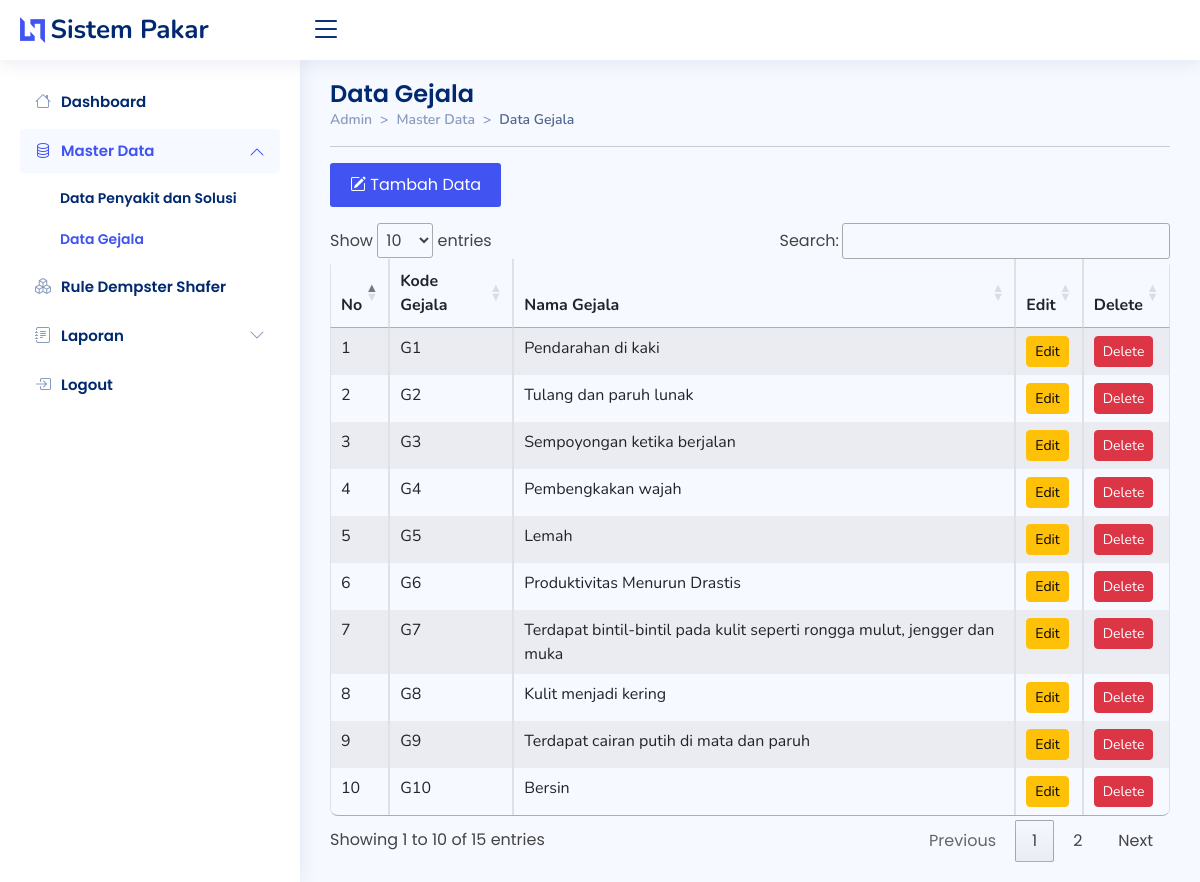
Screenshot of /admin/gejala/gejala.php with the database file from the repository.
### tables this page shows
CREATE TABLE `tb_gejala` (
  `id` int(11) NOT NULL,
  `kdgejala` varchar(3) DEFAULT NULL,
  `gejala` text DEFAULT NULL
);

### admin/gejala/gejala.php (the view, shortened to what this page needs)
<!DOCTYPE html>
<html lang="en">
<head>
  <link href="../../assets/vendor/bootstrap/css/bootstrap.min.css" rel="stylesheet">
  <link rel="stylesheet" href="https://cdn.jsdelivr.net/npm/bootstrap-icons@1.10.2/font/bootstrap-icons.css">
  <link href="../../assets/vendor/boxicons/css/boxicons.min.css" rel="stylesheet">
  <link href="../../assets/vendor/quill/quill.snow.css" rel="stylesheet">
  <link href="../../assets/vendor/quill/quill.bubble.css" rel="stylesheet">
  <link href="../../assets/vendor/remixicon/remixicon.css" rel="stylesheet">
  <link href="../../assets/vendor/simple-datatables/style.css" rel="stylesheet">
  <link rel="stylesheet" href="https://cdn.datatables.net/1.12.1/css/jquery.dataTables.min.css">
  <link href="../../assets/css/style.css" rel="stylesheet">
</head>
<body>
  <header id="header" class="header fixed-top d-flex align-items-center">
    <div class="d-flex align-items-center justify-content-between">
      <a href="../index.php" class="logo d-flex align-items-center">
        <img src="../assets/img/logo.png" alt="">
        <span class="d-none d-lg-block">Sistem Pakar</span>
      </a>
      <i class="bi bi-list toggle-sidebar-btn"></i>
    </div>
  </header>
  <aside id="sidebar" class="sidebar">
    <ul class="sidebar-nav" id="sidebar-nav">
      <li class="nav-item">
        <a class="nav-link collapsed" href="../index.php">
          <i class="bi bi-house"></i>
          <span>Dashboard</span>
        </a>
      </li>
      <li class="nav-item">
        <a class="nav-link" data-bs-target="#components-nav" data-bs-toggle="collapse" href="#">
          <i class="bi bi-database"></i><span>Master Data</span><i class="bi bi-chevron-down ms-auto"></i>
        </a>
        <ul id="components-nav" class="nav-content collapse show" data-bs-parent="#sidebar-nav">
          <li>
            <a href="../penyakit/penyakit.php">
              <span>Data Penyakit dan Solusi</span>
            </a>
          </li>
          <li>
            <a href="../gejala/gejala.php" class="active">
              <span>Data Gejala</span>
            </a>
          </li>
        </ul>
      </li>
      <li class="nav-item">
        <a class="nav-link collapsed" href="../rules/rules.php">
          <i class="bi bi-boxes"></i>
          <span>Rule Dempster Shafer</span>
        </a>
      </li>
      <li class="nav-item">
        <a class="nav-link collapsed" data-bs-target="#forms-nav" data-bs-toggle="collapse" href="#">
          <i class="bi bi-journal-text"></i><span>Laporan</span><i class="bi bi-chevron-down ms-auto"></i>
        </a>
      </li>
      <li class="nav-item">
        <a class="nav-link collapsed" href="javascript:;" data-bs-toggle="modal" data-bs-target="#logoutmodal">
          <i class="bi bi-box-arrow-in-right"></i>
          <span>Logout</span>
        </a>
      </li>
    </ul>
  </aside>
  <main id="main" class="main">
    <div class="pagetitle">
      <h1>Data Gejala</h1>
      <nav style="--bs-breadcrumb-divider: '>';">
        <ol class="breadcrumb">
          <li class="breadcrumb-item"><a href="../index.html">Admin</a></li>
          <li class="breadcrumb-item">Master Data</li>
          <li class="breadcrumb-item active">Data Gejala</li>
        </ol>
      </nav>
      <hr>
    </div>
    <section>
      <div class="row">
        <div class="col-md-12">
          <button type="button" class="tambah btn-md mb-3" data-bs-toggle="modal" data-bs-target="#tambahmodal"><i class="bi bi-pencil-square"></i> Tambah Data</button>
          <div class="table-responsive">
            <table id="myTable" class="table table-striped table-hover table-bordered">
              <thead>
                <tr>
                  <th>No</th>
                  <th>Kode Gejala</th>
                  <th>Nama Gejala</th>
                  <th>Edit</th>
                  <th>Delete<input type="hidden" id="texthapus"></th>
                </tr>
              </thead>
              <tbody>
                <?php
                include "../koneksi.php";
                $sql = "SELECT * FROM tb_gejala  ORDER BY id";
                $qry = mysqli_query($koneksi, $sql) or die("SQL Error" . mysqli_error($koneksi));
                $no = 0;
                while ($data = mysqli_fetch_array($qry)) {
                  $no++;
                ?>
                  <tr>
                    <td><?php echo $no; ?></td>
                    <td><?php echo $data['kdgejala']; ?></td>
                    <td><?php echo $data['gejala']; ?></td>
                    <td><a href="./editgejala.php?id=<?php echo $data['id']; ?>" class="btn btn-warning btn-sm">Edit</a></td>
                    <td><a onClick="return HapusData('<?php echo $data['id']; ?>');" class="btn btn-danger btn-sm" data-bs-toggle="modal" data-bs-target="#hapusmodal">Delete</a>
                    </td>
                  </tr><?php } ?>
              </tbody>
            </table>
          </div>
        </div>
      </div>
    </section>
  </main>
</body>
</html>

### assets/css/style.css (style rules this page uses)
:root { scroll-behavior: smooth; }
body { font-family: "Poppins", sans-serif; background: #f6f9ff; color: #444444; }
a { color: #4154f1; text-decoration: none; }
.tambah { color: #4154f1; text-decoration: none; }
span { font-family: "Poppins", sans-serif; }
h1, h2, h3, h4, h5, h6 { font-family: "Poppins", sans-serif; }
#main { margin-top: 60px; padding: 20px 30px; transition: all 0.3s; }
.pagetitle { margin-bottom: 10px; }
.pagetitle h1 { font-size: 24px; margin-bottom: 0; font-weight: 600; color: #012970; }
.breadcrumb { font-size: 14px; font-family: "Nunito", sans-serif; color: #899bbd; font-weight: 600; }
.breadcrumb a { color: #899bbd; transition: 0.3s; }
.breadcrumb .breadcrumb-item::before { color: #899bbd; }
.breadcrumb .active { color: #51678f; font-weight: 600; }
.logo { line-height: 1; }
@media (min-width: 1200px) { .logo { width: 280px; } }
.logo img { max-height: 26px; margin-right: 6px; }
.logo span { font-size: 26px; font-weight: 700; color: #012970; font-family: "Nunito", sans-serif; }
.header { transition: all 0.5s; z-index: 997; height: 60px; box-shadow: 0px 2px 20px rgba(1, 41, 112, 0.1); background-color: #fff; padding-left: 20px; }
.header .toggle-sidebar-btn { font-size: 32px; padding-left: 10px; cursor: pointer; color: #012970; }
.sidebar { position: fixed; top: 60px; left: 0; bottom: 0; width: 300px; z-index: 996; transition: all 0.3s; padding: 20px; overflow-y: auto; scrollbar-width: thin; scrollbar-color: #aab7cf transparent; box-shadow: 0px 0px 20px rgba(1, 41, 112, 0.1); background-color: #fff; }
@media (min-width: 1200px) { #main, #footer { margin-left: 300px; } }
.sidebar-nav { padding: 0; margin: 0; list-style: none; }
.sidebar-nav li { padding: 0; margin: 0; list-style: none; }
.sidebar-nav .nav-item { margin-bottom: 5px; }
.sidebar-nav .nav-link { display: flex; align-items: center; font-size: 15px; font-weight: 600; color: #4154f1; transition: 0.3; background: #f6f9ff; padding: 10px 15px; border-radius: 4px; }
.sidebar-nav .nav-link i { font-size: 16px; margin-right: 10px; color: #4154f1; }
.sidebar-nav .nav-link.collapsed { color: #012970; background: #fff; }
.sidebar-nav .nav-link.collapsed i { color: #899bbd; }
.sidebar-nav .nav-link .bi-chevron-down { margin-right: 0; transition: transform 0.2s ease-in-out; }
.sidebar-nav .nav-link:not(.collapsed) .bi-chevron-down { transform: rotate(180deg); }
.sidebar-nav .nav-content { padding: 5px 0 0 0; margin: 0; list-style: none; }
.sidebar-nav .nav-content a { display: flex; align-items: center; font-size: 14px; font-weight: 600; color: #012970; transition: 0.3; padding: 10px 0 10px 40px; transition: 0.3s; }
.sidebar-nav .nav-content a:hover, .sidebar-nav .nav-content a.active { color: #4154f1; }

### admin/gejala/gejala.php (style rules this page uses)
.table { border-radius: 40px; overflow: hidden; font-family: "Nunito", sans-serif; border-radius: 8px; overflow: hidden; }
.tambah { background-color: #4154f1; border: none; color: white; padding: 10px 20px; border-radius: 3px; }

### rows the page displays
tb_gejala: kdgejala "G1", gejala "Pendarahan di kaki"
tb_gejala: kdgejala "G2", gejala "Tulang dan paruh lunak"
tb_gejala: kdgejala "G3", gejala "Sempoyongan ketika berjalan"
tb_gejala: kdgejala "G4", gejala "Pembengkakan wajah"
tb_gejala: kdgejala "G5", gejala "Lemah"
tb_gejala: kdgejala "G6", gejala "Produktivitas Menurun Drastis"
tb_gejala: kdgejala "G7", gejala "Terdapat bintil-bintil pada kulit seperti rongga mulut, jengger dan muka"
tb_gejala: kdgejala "G8", gejala "Kulit menjadi kering"
tb_gejala: kdgejala "G9", gejala "Terdapat cairan putih di mata dan paruh"
tb_gejala: kdgejala "G10", gejala "Bersin"
